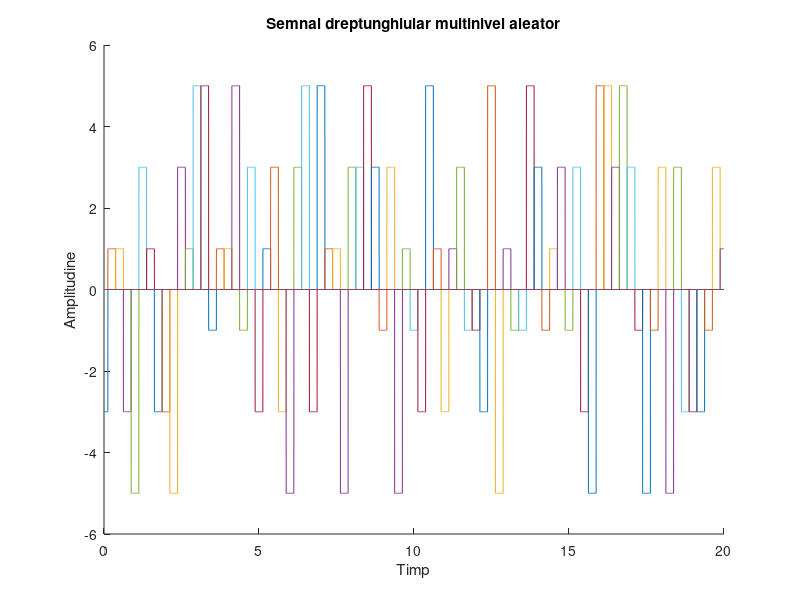

MATLAB code for this plot:
figure(9)
hold on             % reţine graficul curent şi adaugă în aceeaşi fereastră grafică următoarele reprezentări grafice
title('Semnal dreptunghiular multinivel aleator');
xlabel('Timp');
ylabel('Amplitudine');
nivel = [-5 -3 -1 1 3 5 ];
t= 0:0.002:20;      %rezolutia temporara de 2 ms. Daca dorim sa avem rezolutia temporara de 20 ms, respectiv 200 ms vom modifica t-ul astfel: t= 0:0.02:20, respectiv t= 0:0.2:20 
for n=0:0.25:40
    y = datasample(nivel, 1);           %cu functia datasample obtinem observatii despre vectorul niv
    plot(t, y*rectpuls(t-n, 0.25))      %functia rectpuls genereaza un impuls unitate dreptunghiular de durata 1/4
end
